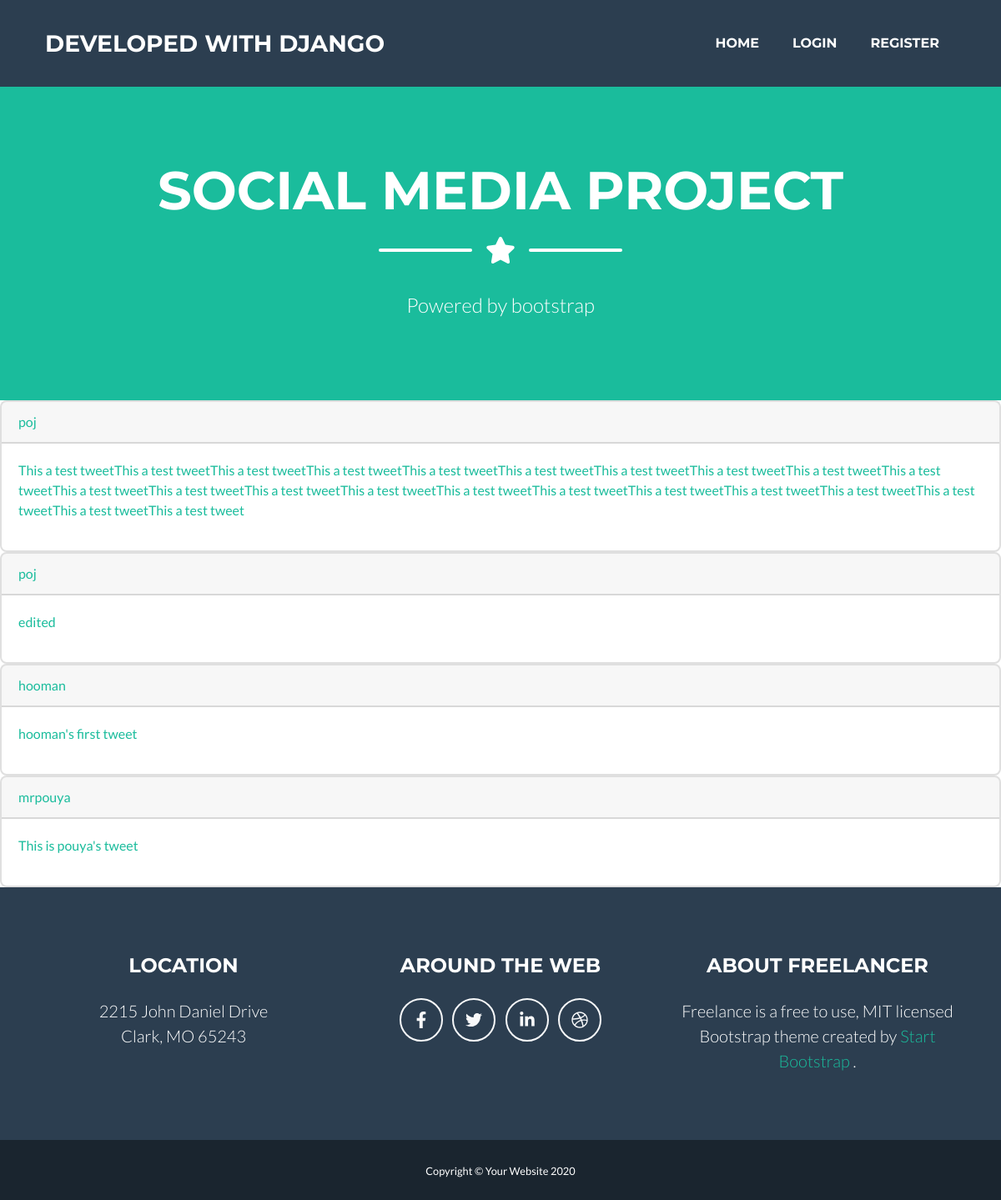
Before: / with the older database file.
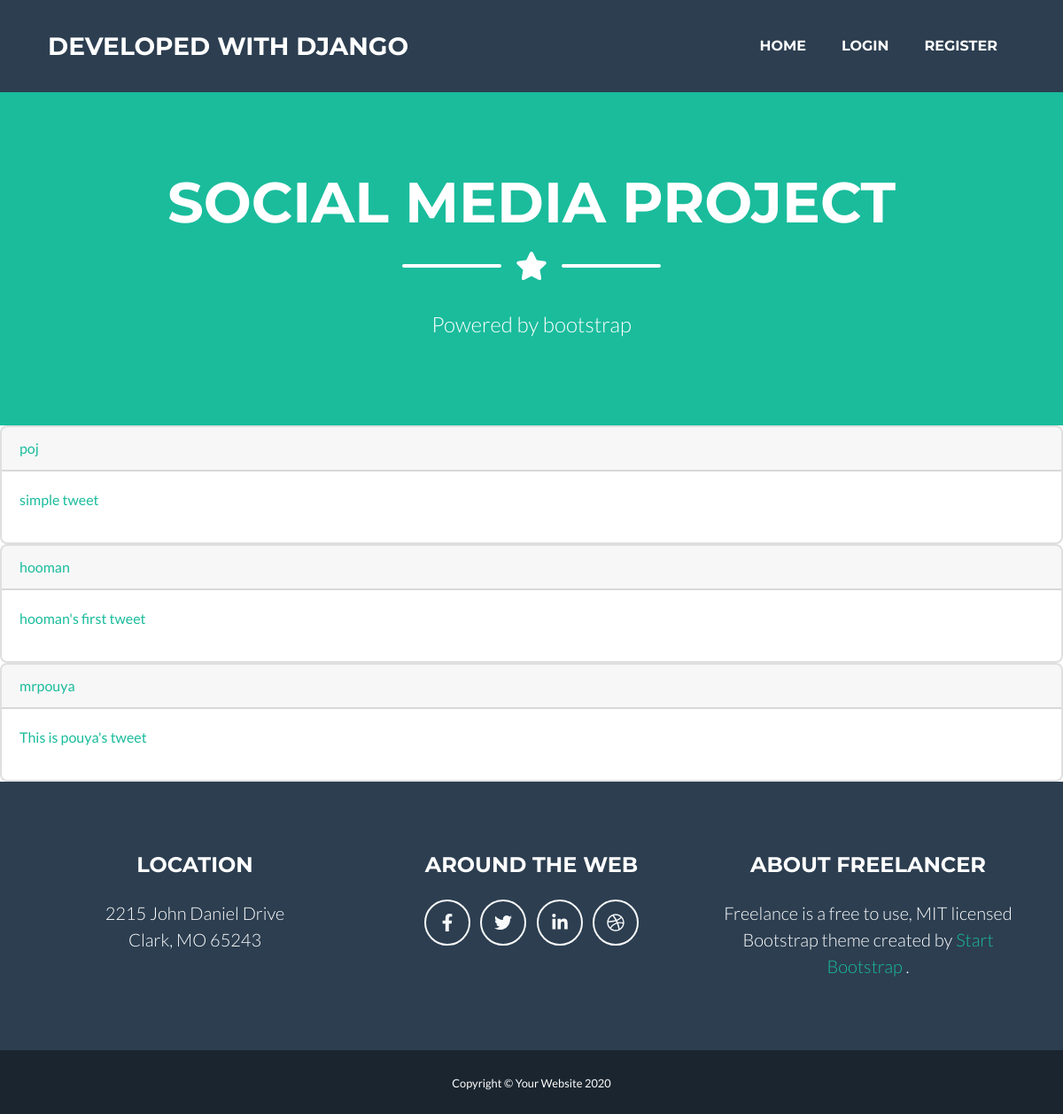
After: the same page with the newer database file.
### posts/models.py (models this page shows, shortened)
class Post (models.Model):
    user = models.ForeignKey(User, on_delete=models.CASCADE)
    body = models.TextField(max_length = 400)
    slug = models.SlugField(max_length = 20)
    created = models.DateTimeField(auto_now_add=True)
    def get_absolute_url(self):
        return reverse('posts:post_detail', args=[self.created.year,
         self.created.month,
          self.created.day,
           self.slug])
    class Meta:
        ordering = ('-created',)

### posts/views.py (the view)
# urls.py: path('', views.all_posts, name = 'all_posts'),
def all_posts(request):
    posts = Post.objects.all()
    return render(request, 'posts/all_posts.html', {'posts':posts})

### posts/templates/posts/all_posts.html
{% extends 'index.html' %}
{% block content %}
    {% for post in posts %}
        <div class="card">
            <p class="card-header"><a href="{% url 'account:dashboard' post.user.id %}"> {{post.user}}</a></p>
            <p class="card-body"> <a href="{{ post.get_absolute_url }}"> {{post.body}}</a></p>
        </div>
    {% endfor %}
{% endblock %}

Changed rows visible on the page:
removed Post: user "poj", body "edited"
changed Post "poj": body "This a test tweetThis a test tweetThis a test tweetThis a test tweetThis a test tweetThis a test tweetThis a test tweetThis a test tweetThis a test tweetThis a test tweetThis a test tweetThis a test tweetThis a test tweetThis a test tweetThis a test tweetThis a test tweetThis a test tweetThis a test tweetThis a test tweetThis a test tweetThis a test tweetThis a test tweet" → "simple tweet"
